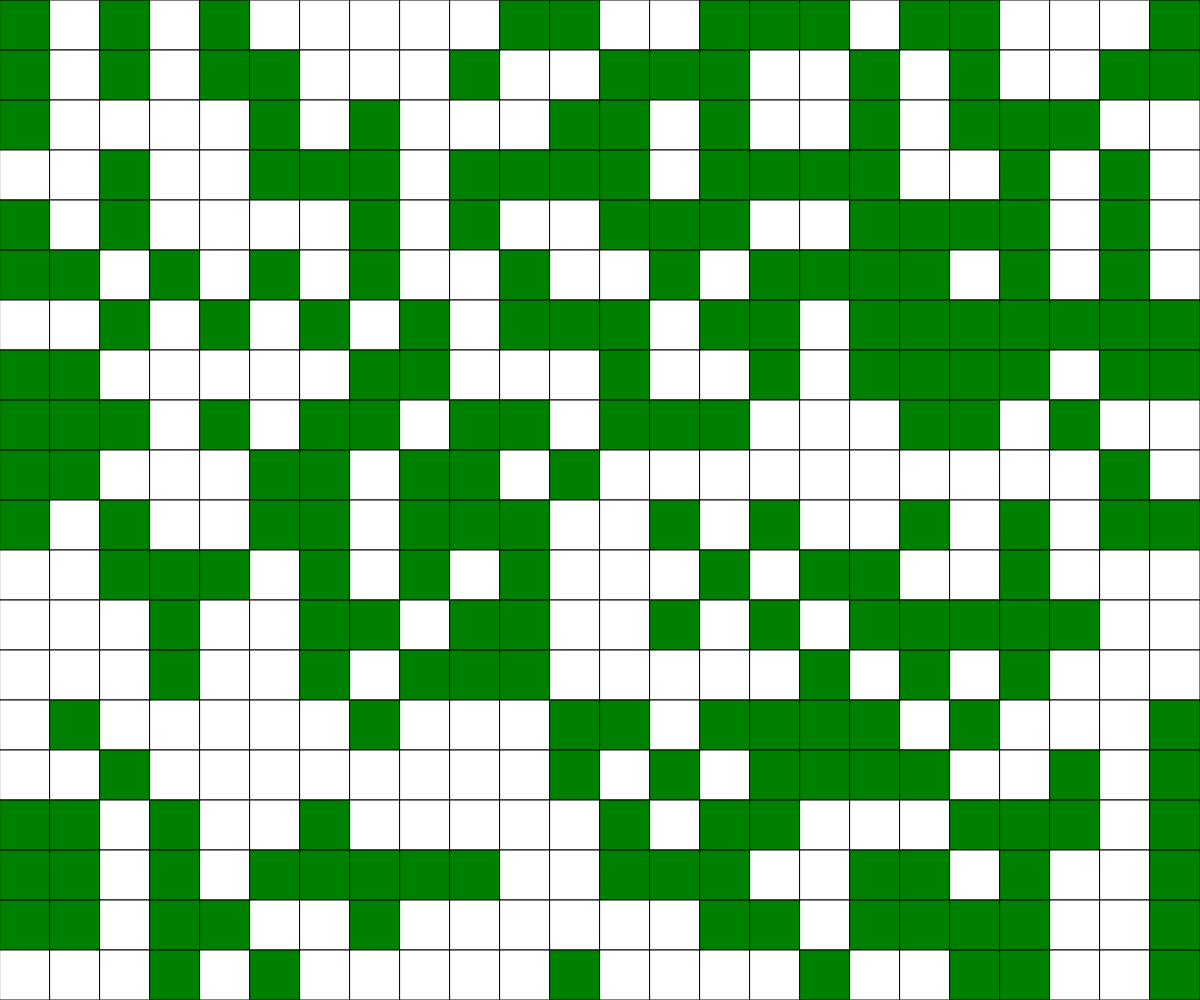
Frame 1 (no input)
Frame 60 (no input): identical to frame 1, image omitted
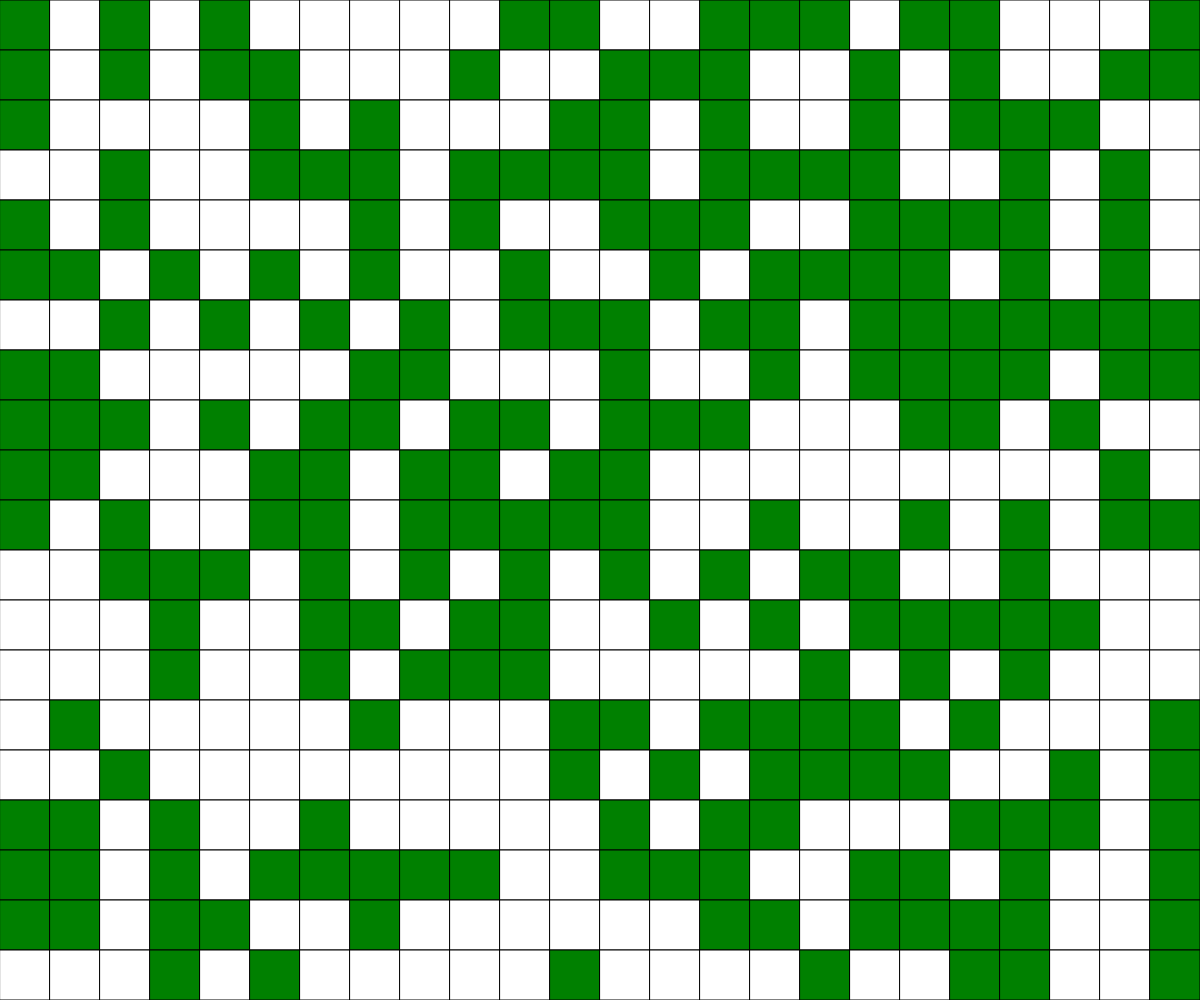
Frame 120 (the mouse pressed at the canvas centre since frame 60)

The p5.js sketch that drew these frames (run headless with seeded random() and noise() and a simulated clock; from frame 60 on, the mouse is pressed at the canvas centre):

// p5.js sketch
// ── sketch.js
// Rect neighbours 2d array demo

const CELL_SIZE = 50;
let grid;
let cols;
let rows;

function setup() {
  createCanvas(windowWidth, windowHeight);
  cols = Math.floor(width/CELL_SIZE);
  rows = Math.floor(height/CELL_SIZE);
  grid = generateRandomGrid(cols, rows);
}

function draw() {
  background(220);
  displayGrid();
}

function keyPressed() {
  if (key === "r") {
    grid = generateRandomGrid(cols,rows);
  }
  else if (key === "e") {
    grid = generateEmptyGrid(cols,rows);
  }
}

function displayGrid() {
  for (let y = 0; y < rows; y++) {
    for (let x = 0; x < cols; x++) {
      if (grid[y][x] === 0) {
        fill("white");
      }
      else if (grid[y][x] === 1) {
        fill("green");
      }
      square(x * CELL_SIZE, y * CELL_SIZE, CELL_SIZE);
    }
  }
}

function generateRandomGrid(cols, rows) {
  let newGrid = [];
  for (let y = 0; y < rows; y++) {
    newGrid.push([]);
    for (let x = 0; x < cols; x++) {
      if (random(100) < 50) {
        newGrid[y].push(0);
      }
      else {
        newGrid[y].push(1);
      }
    }
  }
  return newGrid;
}

function generateEmptyGrid() {
  let newGrid = [];
  for (let y = 0; y < rows; y++) {
    newGrid.push([]);
    for (let x = 0; x < cols; x++) {
      newGrid[y].push(0);
    }
  }
  return newGrid;
}

function mousePressed() {
  x = Math.floor(mouseX/CELL_SIZE);
  y = Math.floor(mouseY/CELL_SIZE);

  toggleCell(x, y);
  toggleCell(x+1, y);
  toggleCell(x-1, y);
  toggleCell(x, y+1);
  toggleCell(x, y-1);
}

function toggleCell(x,y) {
  if(x >= 0 && x < cols && y >= 0 && y < rows) {
    if (grid[y][x] === 0) {
      grid[y][x] = 1;
    }
    else if (grid[y][x] === 1) {
      grid[y][x] = 0;
    }
  }
}
